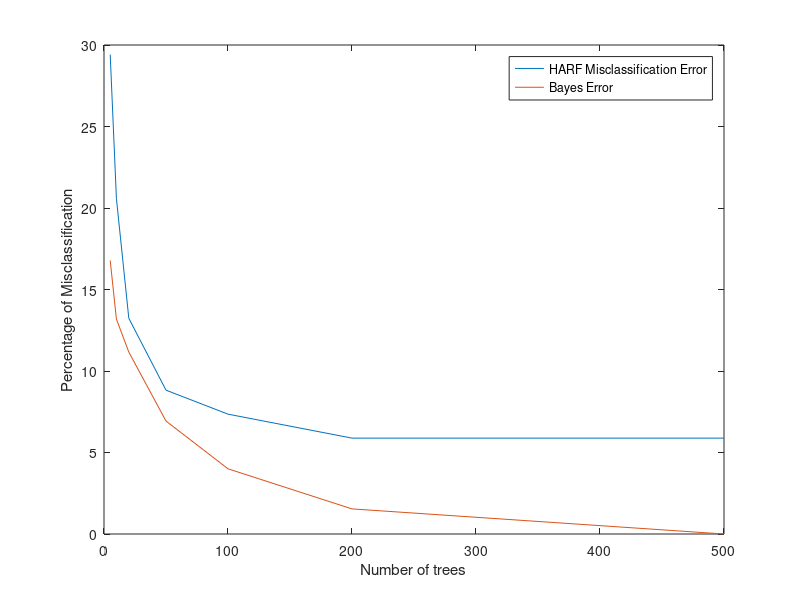

Reproduce this figure in MATLAB.
clear; clc; close all;
Tree_sizes=[5     10    20    50   100  200  500];
RF=        [20    14    9     6    5    4    4]/68*100;
Bayes=     [16.78 13.19 11.16 6.93 4.00 1.54 2.99e-4];
plot(Tree_sizes,[RF' Bayes'])
xlabel('Number of trees')
ylabel('Percentage of Misclassification')
legend('HARF Misclassification Error','Bayes Error')
% title('')